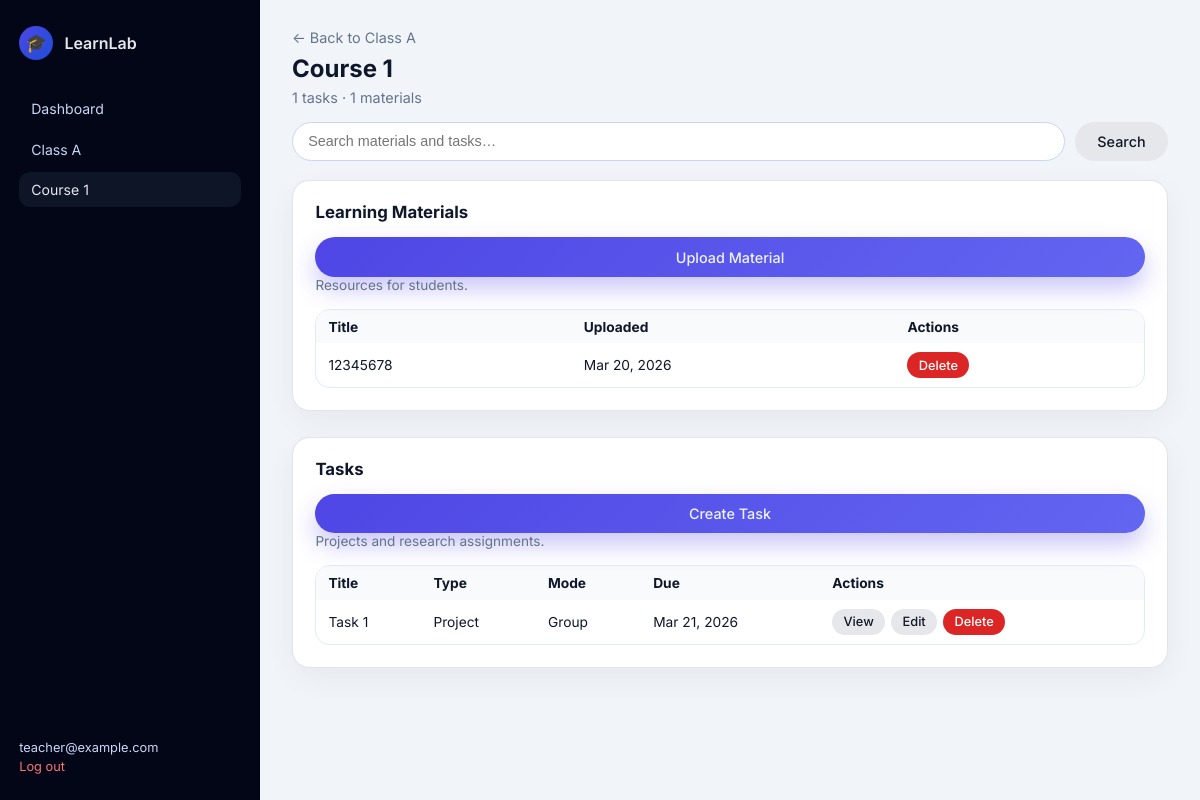
The app's page /teacher/courses/1/ (signed in), older data.
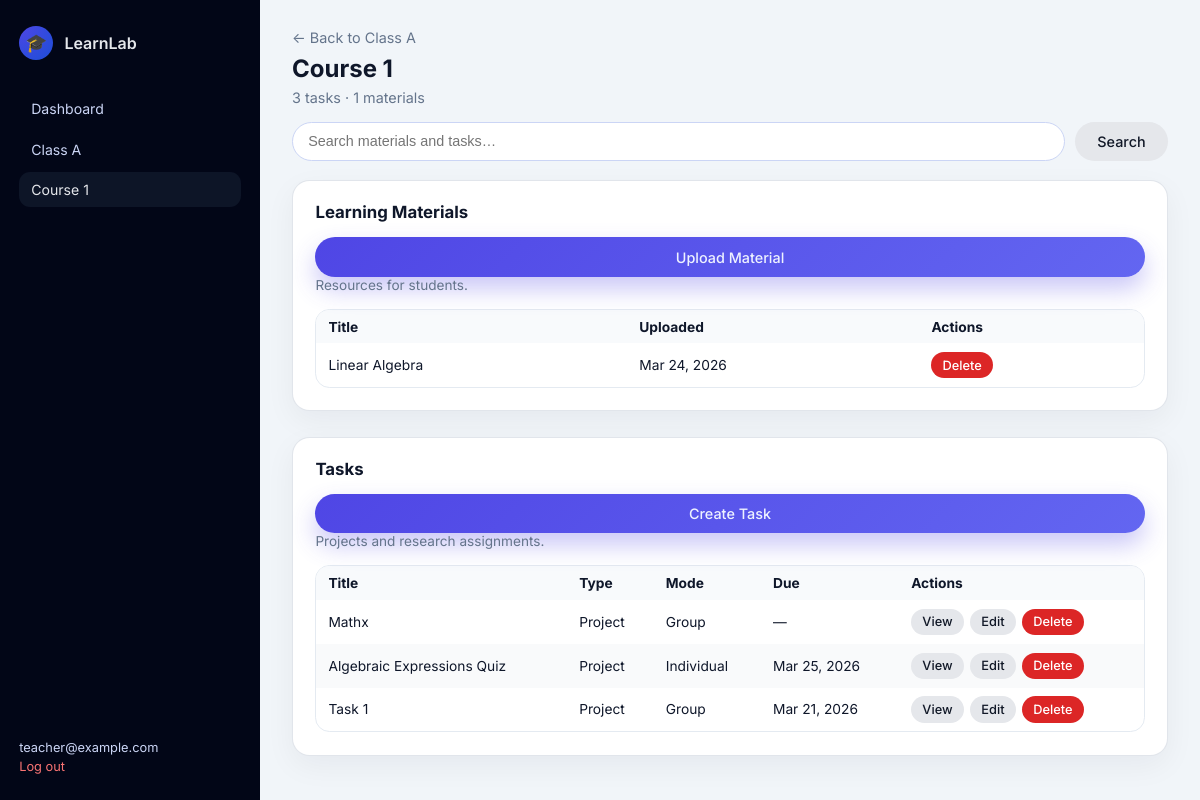
The same page, newer data.
### core/models.py (models this page shows, shortened)
class Classroom(models.Model):
    name = models.CharField(max_length=200)
    description = models.TextField(blank=True)
    created_at = models.DateTimeField(auto_now_add=True)
    teachers = models.ManyToManyField(
        settings.AUTH_USER_MODEL,
        related_name="teaching_classrooms",
        blank=True,
        limit_choices_to={"role": "TEACHER"},
    )
    class Meta:
        ordering = ["-created_at"]

class Course(models.Model):
    classroom = models.ForeignKey(
        Classroom,
        on_delete=models.CASCADE,
        related_name="courses",
        null=True,
        blank=True,
    )
    name = models.CharField(max_length=200)
    description = models.TextField(blank=True)
    created_at = models.DateTimeField(auto_now_add=True)
    class Meta:
        ordering = ["-created_at"]

class User(AbstractUser):
    class Roles(models.TextChoices):
        ADMIN = "ADMIN", "Admin"
        TEACHER = "TEACHER", "Teacher"
        STUDENT = "STUDENT", "Student"
    role = models.CharField(
        max_length=20,
        choices=Roles.choices,
        default=Roles.STUDENT,
    )
    student_class = models.ForeignKey(
        "Classroom",
        on_delete=models.SET_NULL,
        null=True,
        blank=True,
        related_name="students",
    )

class LearningMaterial(models.Model):
    course = models.ForeignKey(Course, on_delete=models.CASCADE, related_name="materials")
    title = models.CharField(max_length=200)
    content = models.TextField(blank=True)
    file = models.FileField(upload_to="materials/%Y/%m/", blank=True, null=True)
    uploaded_by = models.ForeignKey(
        settings.AUTH_USER_MODEL,
        on_delete=models.SET_NULL,
        null=True,
        related_name="uploaded_materials",
    )
    uploaded_at = models.DateTimeField(auto_now_add=True)
    class Meta:
        ordering = ["-uploaded_at"]

class Task(models.Model):
    class TaskType(models.TextChoices):
        PROJECT = "PROJECT", "Project"
        RESEARCH = "RESEARCH", "Research"
    class GradingMode(models.TextChoices):
        PERCENTAGE = "PERCENTAGE", "Percentage"
        POINTS = "POINTS", "Points"
    course = models.ForeignKey(Course, on_delete=models.CASCADE, related_name="tasks")
    title = models.CharField(max_length=200)
    task_type = models.CharField(max_length=20, choices=TaskType.choices, default=TaskType.PROJECT)
    rules = models.TextField(blank=True, help_text="Instructions and rules for the task")
    is_group_task = models.BooleanField(default=False)
    is_graded = models.BooleanField(default=False)
    grading_mode = models.CharField(
        max_length=20,
        choices=GradingMode.choices,
        default=GradingMode.PERCENTAGE,
    )
    max_score = models.DecimalField(max_digits=6, decimal_places=2, default=100)
    due_date = models.DateTimeField(null=True, blank=True)
    created_by = models.ForeignKey(
        settings.AUTH_USER_MODEL,
        on_delete=models.SET_NULL,
        null=True,
        related_name="created_tasks",
    )
    created_at = models.DateTimeField(auto_now_add=True)
    class Meta:
        ordering = ["-created_at"]

### core/views.py (the view)
    def wrapped(request: HttpRequest, *args, **kwargs):
        user: User = request.user  # type: ignore[assignment]
        if not user.is_authenticated or user.role != User.Roles.TEACHER:
            messages.error(request, "You do not have access to this page.")
            return redirect("login")
        return view(request, *args, **kwargs)

### core/views.py (called while the page is built)
def _require_teacher(view):
    def wrapped(request: HttpRequest, *args, **kwargs):
        user: User = request.user  # type: ignore[assignment]
        if not user.is_authenticated or user.role != User.Roles.TEACHER:
            messages.error(request, "You do not have access to this page.")
            return redirect("login")
        return view(request, *args, **kwargs)
    return wrapped

@login_required
@_require_teacher
def teacher_course_detail(request: HttpRequest, course_id: int) -> HttpResponse:
    course = get_object_or_404(Course, pk=course_id)
    if request.user not in course.classroom.teachers.all():
        messages.error(request, "You are not assigned to this class.")
        return redirect("teacher_dashboard")
    q = (request.GET.get("q") or "").strip()
    materials = course.materials.all()
    tasks = course.tasks.all()
    if q:
        materials = materials.filter(title__icontains=q)
        tasks = tasks.filter(title__icontains=q)
    context: Dict[str, Any] = {
        "course": course,
        "classroom": course.classroom,
        "materials": materials,
        "tasks": tasks,
        "q": q,
    }
    return render(request, "core/teacher_course_detail.html", context)

### templates/core/teacher_course_detail.html (shortened to what this page needs)
{% extends "core/base.html" %}
{% block body_class %}page-dashboard page-dashboard-teacher{% endblock %}
{% block content %}
<div class="dashboard-layout">
    <aside class="sidebar">
        <div class="sidebar-brand">
            <span class="sidebar-logo-circle">🎓</span>
            <span class="sidebar-title">LearnLab</span>
        </div>
        <nav class="sidebar-nav">
            <a href="{% url 'teacher_dashboard' %}" class="sidebar-link">Dashboard</a>
            <a href="{% url 'teacher_class_detail' classroom.pk %}" class="sidebar-link">{{ classroom.name }}</a>
            <a href="{% url 'teacher_course_detail' course.pk %}" class="sidebar-link sidebar-link-active">{{ course.name }}</a>
        </nav>
        <div class="sidebar-footer">
            <span class="sidebar-user">{{ request.user.get_full_name|default:request.user.username }}</span>
            <a href="{% url 'logout' %}" class="sidebar-logout">Log out</a>
        </div>
    </aside>
    <main class="dashboard-main">
        <header class="dashboard-header">
            <a href="{% url 'teacher_class_detail' classroom.pk %}" class="back-link">← Back to {{ classroom.name }}</a>
            <div class="card-header-row">
                <h1>{{ course.name }}</h1>
            </div>
            <p>{{ course.tasks.count }} tasks · {{ course.materials.count }} materials</p>
        </header>
        <form method="get" class="search-row">
            <input class="search-input" type="text" name="q" value="{{ q }}" placeholder="Search materials and tasks…">
            <button class="btn btn-secondary" type="submit">Search</button>
        </form>
        <section class="card">
            <h2>Learning Materials</h2>
            <a href="{% url 'teacher_material_upload' course.pk %}" class="btn btn-primary">Upload Material</a>
            <p class="card-subtitle">Resources for students.</p>
            <div class="table-wrapper">
                <table class="data-table">
                    <thead>
                    <tr><th>Title</th><th>Uploaded</th><th>Actions</th></tr>
                    </thead>
                    <tbody>
                    {% for m in materials %}
                        <tr>
                            <td>
                                <a href="{% url 'teacher_material_detail' m.pk %}">{{ m.title }}</a>
                            </td>
                            <td>{{ m.uploaded_at|date:"M j, Y" }}</td>
                            <td class="table-actions">
                                <form method="post" action="{% url 'teacher_material_delete' m.pk %}"
                                    class="inline-form"
                                    onsubmit="return confirm('Delete this material?');">
                                    <button type="submit" class="btn btn-sm btn-danger">Delete</button>
                                </form>
                            </td>
                        </tr>
                    {% empty %}
                        <tr><td colspan="3" class="text-muted">No materials yet.</td></tr>
                    {% endfor %}
                    </tbody>
                </table>
            </div>
        </section>
        <section class="card" style="margin-top: 1.6rem;">
            <h2>Tasks</h2>
            <a href="{% url 'teacher_task_create' course.pk %}" class="btn btn-primary">Create Task</a>
            <p class="card-subtitle">Projects and research assignments.</p>
            <div class="table-wrapper">
                <table class="data-table">
                    <thead>
                    <tr><th>Title</th><th>Type</th><th>Mode</th><th>Due</th><th>Actions</th></tr>
                    </thead>
                    <tbody>
                    {% for t in tasks %}
                        <tr>
                            <td><a href="{% url 'teacher_task_detail' t.pk %}">{{ t.title }}</a></td>
                            <td>{{ t.get_task_type_display }}</td>
                            <td>{% if t.is_group_task %}Group{% else %}Individual{% endif %}</td>
                            <td>{{ t.due_date|date:"M j, Y"|default:"—" }}</td>
                            <td class="table-actions">
                                <a href="{% url 'teacher_task_detail' t.pk %}" class="btn btn-sm btn-secondary">View</a>
                                <a href="{% url 'teacher_task_edit' t.pk %}" class="btn btn-sm btn-secondary">Edit</a>
                                <form method="post" action="{% url 'teacher_task_delete' t.pk %}" class="inline-form" onsubmit="return confirm('Delete this task?');">
                                    <button type="submit" class="btn btn-sm btn-danger">Delete</button>
                                </form>
                            </td>
                        </tr>
                    {% empty %}
                        <tr><td colspan="5" class="text-muted">No tasks yet.</td></tr>
                    {% endfor %}
                    </tbody>
                </table>
            </div>
        </section>
    </main>
</div>
{% endblock %}

### templates/core/base.html (shortened to what this page needs)
{% load static %}
<!DOCTYPE html>
<html lang="en">
<head>
    <link rel="stylesheet" href="{% static 'css/learnlab.css' %}">
</head>
<body class="{% block body_class %}{% endblock %}">
    {% block content %}{% endblock %}
</body>
</html>

### static/css/learnlab.css (style rules this page uses)
*, *::before, *::after { box-sizing: border-box; }
html, body { margin: 0; padding: 0; height: 100%; font-family: "Inter", system-ui, -apple-system, BlinkMacSystemFont, "Segoe UI", sans-serif; color: #0f172a; background: #f1f5f9; }
a { color: inherit; text-decoration: none; }
button { font-family: inherit; }
.btn { border-radius: 999px; border: none; display: inline-flex; align-items: center; justify-content: center; gap: 0.5rem; padding: 0.7rem 1.4rem; font-size: 0.9rem; font-weight: 500; cursor: pointer; transition: transform 0.08s ease, box-shadow 0.08s ease, background 0.08s, color 0.08s; }
.btn-primary { background: linear-gradient(135deg, #4f46e5, #6366f1); color: #eef2ff; box-shadow: 0 12px 24px rgba(79, 70, 229, 0.3); width: 100%; margin-top: 0.6rem; }
.btn-secondary { background: #e5e7eb; color: #111827; }
.page-dashboard { min-height: 100vh; }
.dashboard-layout { min-height: 100vh; display: grid; grid-template-columns: 260px minmax(0, 1fr); }
.sidebar { background: #020617; color: #e5e7eb; padding: 1.6rem 1.2rem; display: flex; flex-direction: column; gap: 1.4rem; }
.sidebar-brand { display: flex; align-items: center; gap: 0.7rem; }
.sidebar-logo-circle { width: 34px; height: 34px; border-radius: 999px; display: flex; align-items: center; justify-content: center; background: radial-gradient(circle at top left, #4f46e5, #1d4ed8); font-size: 1.1rem; }
.sidebar-title { font-weight: 600; font-size: 1rem; }
.sidebar-nav { display: flex; flex-direction: column; gap: 0.35rem; margin-top: 0.6rem; }
.sidebar-link { font-size: 0.88rem; padding: 0.55rem 0.75rem; border-radius: 0.7rem; color: #cbd5f5; }
.sidebar-link-active, .sidebar-link:hover { background: rgba(15, 23, 42, 0.9); color: #e5e7eb; }
.sidebar-footer { margin-top: auto; font-size: 0.8rem; display: flex; flex-direction: column; gap: 0.25rem; }
.sidebar-user { color: #cbd5f5; }
.sidebar-logout { color: #f97373; }
.dashboard-main { padding: 1.7rem 2rem 2.5rem; }
.dashboard-header h1 { margin: 0 0 0.35rem; font-size: 1.5rem; }
.dashboard-header p { margin: 0; font-size: 0.9rem; color: #64748b; }
.card { background: #ffffff; border-radius: 1.1rem; padding: 1.3rem 1.4rem 1.4rem; box-shadow: 0 10px 30px rgba(15, 23, 42, 0.05); border: 1px solid rgba(148, 163, 184, 0.28); }
.card h2 { margin: 0 0 0.35rem; font-size: 1.05rem; }
.card-subtitle { margin: 0 0 1rem; font-size: 0.85rem; color: #64748b; }
.table-wrapper { margin-top: 0.7rem; border-radius: 0.9rem; border: 1px solid rgba(226, 232, 240, 0.9); overflow: hidden; }
.data-table { width: 100%; border-collapse: collapse; font-size: 0.86rem; }
.data-table th, .data-table td { padding: 0.55rem 0.75rem; text-align: left; }
.data-table thead { background: #f8fafc; }
.data-table tbody tr:nth-child(even) { background: #f9fafb; }
.btn-sm { padding: 0.35rem 0.7rem; font-size: 0.8rem; }
.btn-danger { background: #dc2626; color: #fff; }
.card-header-row { display: flex; align-items: center; justify-content: space-between; flex-wrap: wrap; gap: 0.75rem; }
.back-link { display: inline-block; font-size: 0.9rem; color: #64748b; margin-bottom: 0.5rem; }
.table-actions { display: flex; gap: 0.4rem; flex-wrap: wrap; align-items: center; }
.inline-form { display: inline; }
.search-row { display: flex; gap: 0.6rem; align-items: center; margin: 1rem 0 1.2rem; flex-wrap: wrap; }
.search-input { flex: 1; min-width: 220px; border-radius: 999px; border: 1px solid #cbd5f5; padding: 0.65rem 0.95rem; font-size: 0.9rem; background: #ffffff; outline: none; }

Row changes from the older to the newer data that the page shows:
removed LearningMaterial: title "12345678", uploaded_at "Mar 20, 2026"
computed for Course "Course 1": tasks.count "1" → "3"
added LearningMaterial: title "Linear Algebra", uploaded_at "Mar 24, 2026"
added Task: title "Mathx", task_type "Project", is_group_task "Group", due_date "—"
added Task: title "Algebraic Expressions Quiz", task_type "Project", is_group_task "Individual", due_date "Mar 25, 2026"
